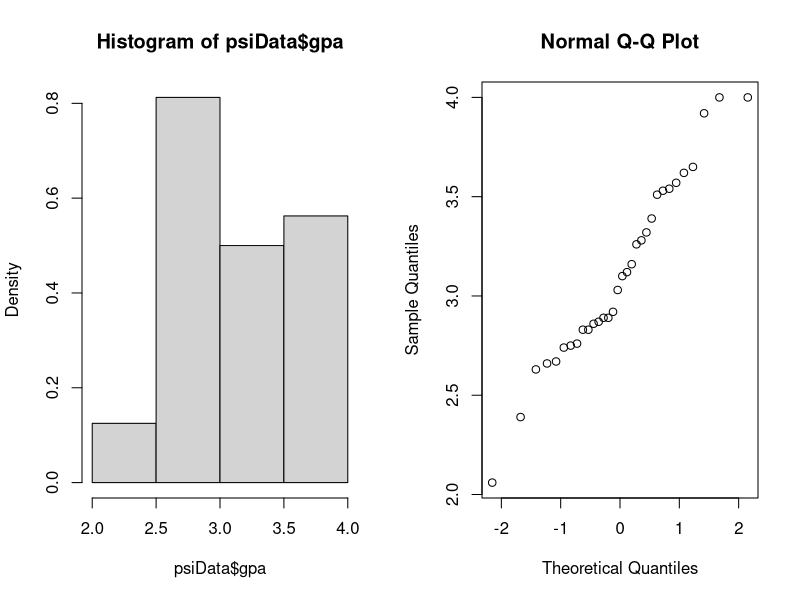
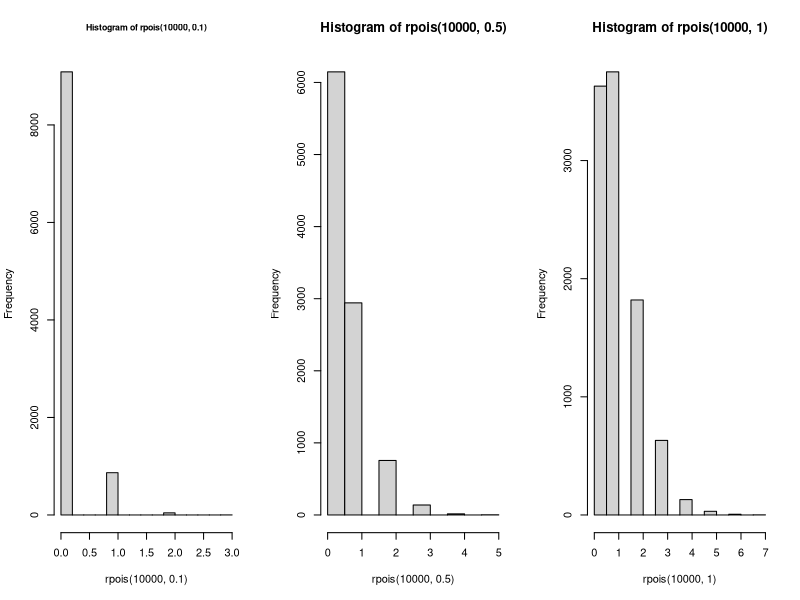
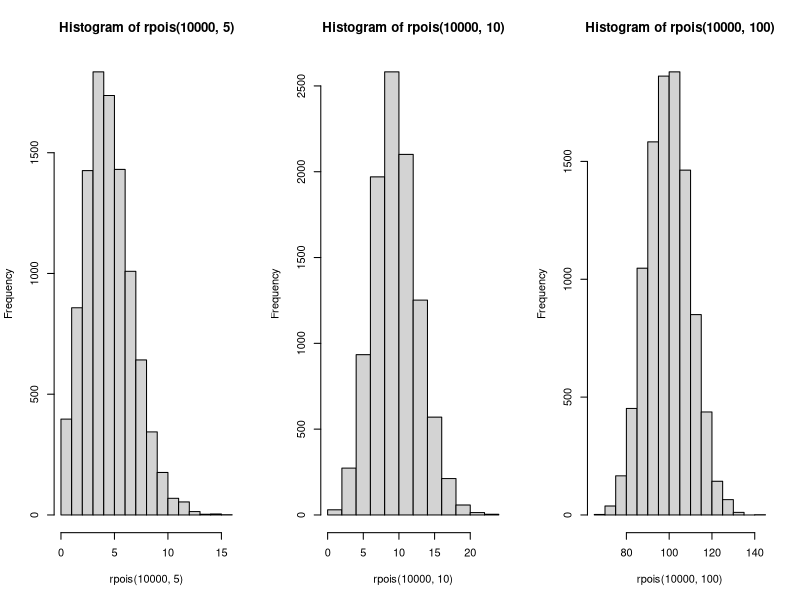
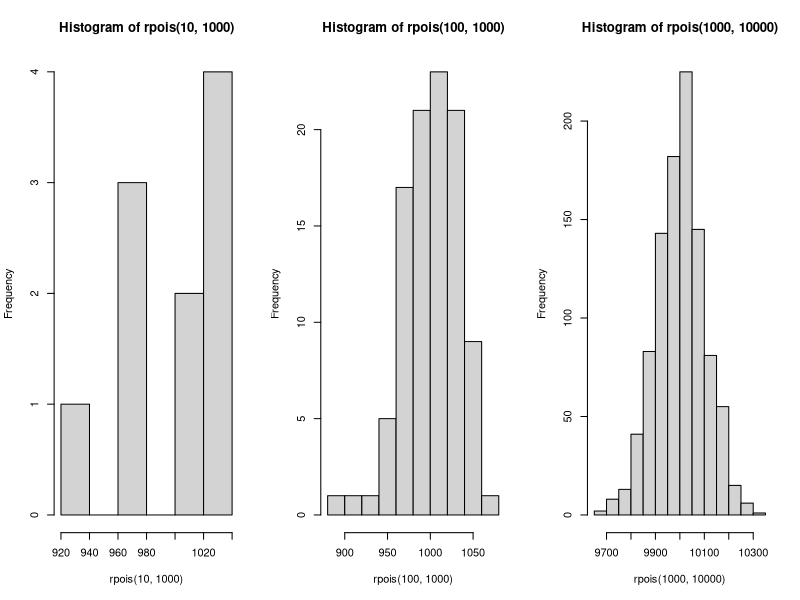
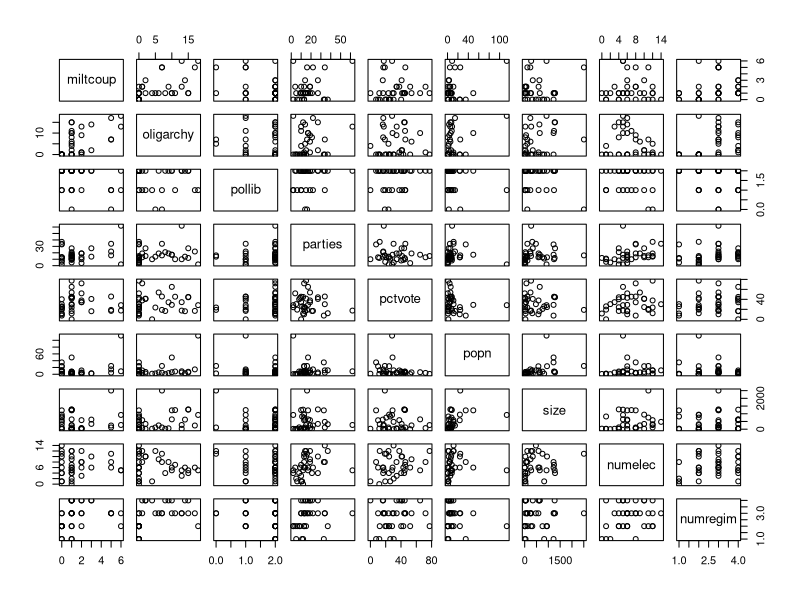
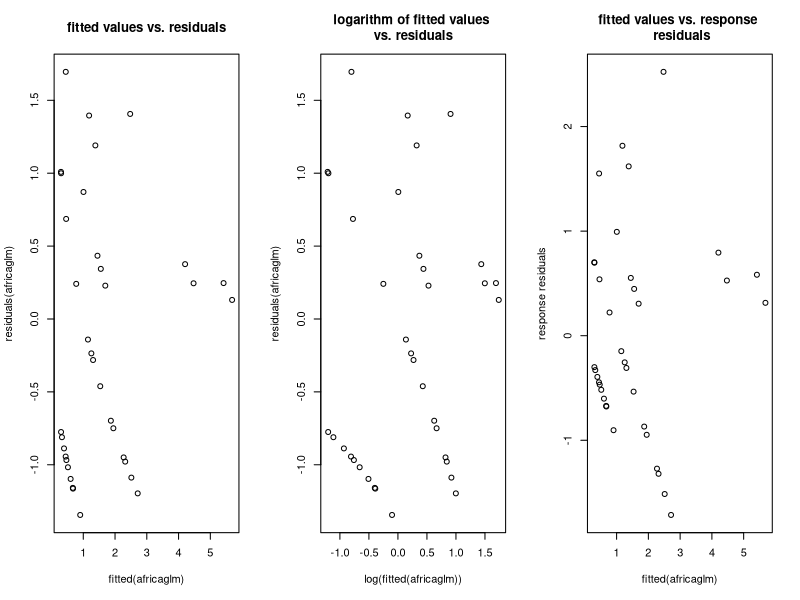
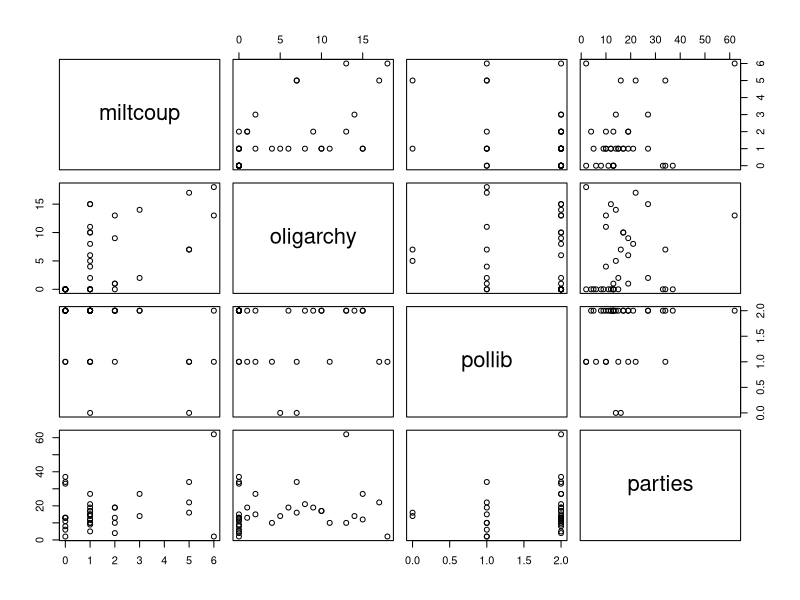

These figures' R source, in order:
## ---- chunk 1
knitr::opts_chunk$set(echo = TRUE)

library(lme4)
## ---- chunk 2
psiData = read.table("./data/psi.txt", header = TRUE)

psiData$passed = ifelse(test=psiData$passed == 0, yes="Pass", no="Fail")
psiData$passed = as.factor(psiData$passed)

psiData$psi = ifelse(test=psiData$psi == 0, yes="Yes", no="No")
psiData$psi = as.factor(psiData$psi)

par(mfrow=c(1,2))
hist(psiData$gpa, freq = FALSE)
qqnorm(psiData$gpa)
## ---- chunk 3
str(psiData)

xtabs(~passed + psi, data = psiData)

## ---- chunk 4
## 80% of the size
smpSize = floor(0.8 * nrow(psiData))

## Seed for reproduction
set.seed(12345)
train_ind = sample(seq_len(nrow(psiData)), size = smpSize)

# Training and Test sets
train = psiData[train_ind, ]
test = psiData[-train_ind, ]

# Fit the model
logRegModel = glm(passed ~ psi + gpa, data = train, family = "binomial")
logSummary = summary(logRegModel)
logSummary
## ---- chunk 5
test
predict(logRegModel, test, type="response")
## ---- chunk 6
par(mfrow=c(1,3))
hist(rpois(10000,.1), cex.main=.8); hist(rpois(10000,.5)); hist(rpois(10000,1))
hist(rpois(10000,5)); hist(rpois(10000,10)); hist(rpois(10000,100))
hist(rpois(10,1000)); hist(rpois(100,1000)); hist(rpois(1000,10000))
## ---- chunk 7
africa = read.table("data/africa.txt",header=TRUE)
africaglm=glm(miltcoup~oligarchy+pollib+parties+pctvote+popn+size+numelec+numregim,
              family=poisson,data=africa)

plot(africa)

summary(africaglm)
confint(africaglm)
coef(africaglm)
## ---- chunk 8
# Assumption checks:
par(mfrow=c(1,3))
plot(fitted(africaglm),residuals(africaglm), main='fitted values vs. residuals')
plot(log(fitted(africaglm)),residuals(africaglm), main='logarithm of fitted values \nvs. residuals')
plot(fitted(africaglm),residuals(africaglm,type="response"), main='fitted values vs. response \n residuals', ylab='response residuals')
## ---- chunk 9
summary(glm(miltcoup~oligarchy+pollib+parties+pctvote+popn+size+numelec+numregim,
            family=poisson,data=africa))
# `numelec` has the highest p-value, and is removed.
summary(glm(miltcoup~oligarchy+pollib+parties+pctvote+popn+size+numregim,
            family=poisson,data=africa))
# `numregim` is removed next.
summary(glm(miltcoup~oligarchy+pollib+parties+pctvote+popn+size,
            family=poisson,data=africa))
# removing `size`
summary(glm(miltcoup~oligarchy+pollib+parties+pctvote+popn,
            family=poisson,data=africa))
# removing `popn`
summary(glm(miltcoup~oligarchy+pollib+parties+pctvote,
            family=poisson,data=africa))
# removing `pctvote`
summary(glm(miltcoup~oligarchy+pollib+parties,
            family=poisson,data=africa))

## ---- chunk 10
plot(africa[,1:4])
